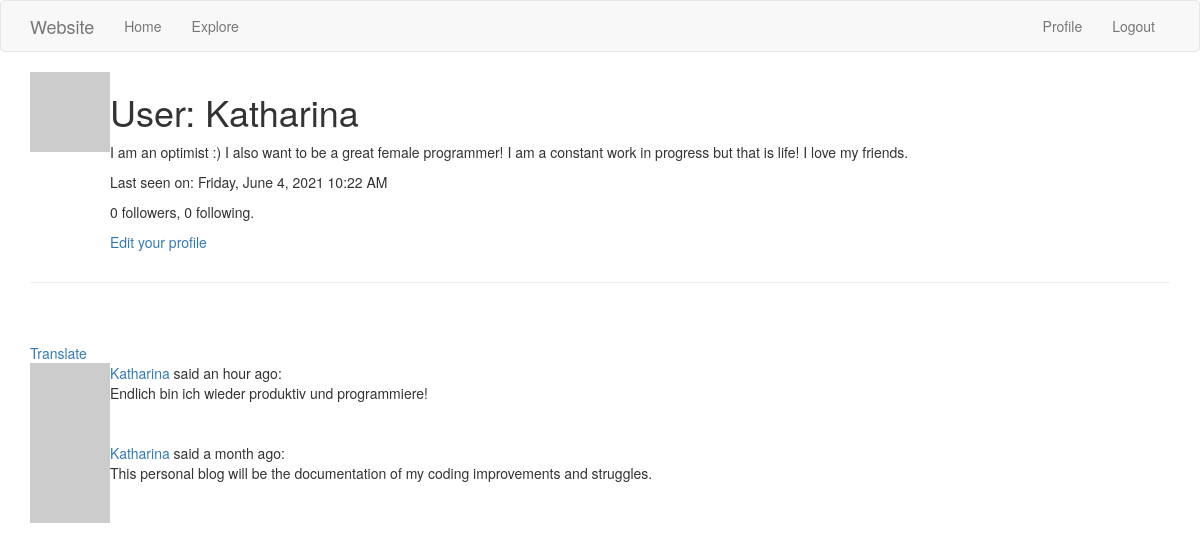
The page /user/Katharina (signed in) on the database its author committed.
### app/models.py (models this page shows, shortened)
class User(UserMixin, db.Model):
    id = db.Column(db.Integer, primary_key=True)
    username = db.Column(db.String(64), index=True, unique=True)
    email = db.Column(db.String(120), index=True, unique=True)
    password_hash = db.Column(db.String(128))
    posts = db.relationship('Post', backref='author', lazy='dynamic')
    about_me = db.Column(db.String(140))
    last_seen = db.Column(db.DateTime, default=datetime.utcnow)
    followed = db.relationship(
        'User', secondary=followers,
        primaryjoin=(followers.c.follower_id == id),
        secondaryjoin=(followers.c.followed_id == id),
        backref=db.backref('followers', lazy='dynamic'), lazy='dynamic')
    def avatar(self, size):
        digest = md5(self.email.lower().encode('utf-8')).hexdigest()
        return 'https://www.gravatar.com/avatar/{}?d=identicon&s={}'.format(
            digest, size)

class Post(db.Model):
    id = db.Column(db.Integer, primary_key=True)
    body = db.Column(db.String(140))
    __searchable__ = ['body']
    timestamp = db.Column(db.DateTime, index=True, default=datetime.utcnow)
    user_id = db.Column(db.Integer, db.ForeignKey('user.id'))
    language = db.Column(db.String(5))

### app/main/routes.py (the view)
@bp.route('/user/<username>')
@login_required
def user(username):
    user = User.query.filter_by(username=username).first_or_404()
    page = request.args.get('page', 1, type=int)
    posts = user.posts.order_by(Post.timestamp.desc()).paginate(
        page, current_app.config['POSTS_PER_PAGE'], False)
    next_url = url_for('main.user', username=user.username, page=posts.next_num) \
        if posts.has_next else None
    prev_url = url_for('main.user', username=user.username, page=posts.prev_num) \
        if posts.has_prev else None
    form = EmptyForm()
    return render_template('user.html', user=user, posts=posts.items,
                           next_url=next_url, prev_url=prev_url, form=form)

### app/main/routes.py (called while the page is built)
@bp.before_app_request
def before_request():
    if current_user.is_authenticated:
        current_user.last_seen = datetime.utcnow()
        db.session.commit()
    g.locale = str(get_locale())

@bp.before_request
def before_request():
    g.locale = str(get_locale())

@bp.before_request
def before_request():
    if current_user.is_authenticated:
        current_user.last_seen = datetime.utcnow()
        db.session.commit()

### app/models.py (called while the page is built)
@login.user_loader
def load_user(id):
    return User.query.get(int(id))

### app/main/templates/user.html (shortened to what this page needs)
<!DOCTYPE html>
<html>
<body>
{% extends "base.html" %}
{% block app_content %}
       <table>
        <tr valign="top">
            <td><img src="{{ user.avatar(128) }}"></td>
            <td>
                <h1>User: {{ user.username }}</h1>
        {% if user.about_me %}<p>{{ user.about_me }}</p>{% endif %}
         {% if user.last_seen %}
                <p>Last seen on: {{ moment(user.last_seen).format('LLLL') }}</p>
                {% endif %}
        <p>{{ user.followers.count() }} followers, {{ user.followed.count() }} following.</p>
        {% if user == current_user %}
        <p><a href="{{ url_for('main.edit_profile') }}">Edit your profile</a></p>
        {% endif %}
            </td>
        </tr>
    </table>
    <hr>
    {% for post in posts %}
      {% include '_post.html' %}
    {% endfor %}
{% endblock %}

### app/main/templates/_post.html
        <table>
        <tr valign="top">
            <td><img src="{{ post.author.avatar(36) }}"></td>
            <td>
                <a href="{{ url_for('main.user', username=post.author.username) }}">
                    {{ post.author.username }}
                </a>
                said {{ moment(post.timestamp).fromNow() }}:
                <br>
                <span id="post{{ post.id }}">{{ post.body }}</span>
            </td>
                 {% if post.language and post.language != g.locale %}
                <br><br>
                <span id="translation{{ post.id }}">
                    <a href="javascript:translate(
                                '#post{{ post.id }}',
                                '#translation{{ post.id }}',
                                '{{ post.language }}',
                                '{{ g.locale }}');">{{ _('Translate') }}</a>
                </span>
                {% endif %}
        </tr>
    </table>

### rows shown on the page
User: username "Katharina", about_me "I am an optimist :) I also want to be a great female programmer! I am a constant work in progress but that is life! I love my friends.", last_seen "Friday, June 4, 2021 10:22 AM"
Post: author.username "Katharina", timestamp "an hour ago", body "Endlich bin ich wieder produktiv und programmiere!"
Post: author.username "Katharina", timestamp "a month ago", body "This personal blog will be the documentation of my coding improvements and struggles."

### other values the page prints
{{ user.followers.count() }} "0"
{{ user.followed.count() }} "0"
